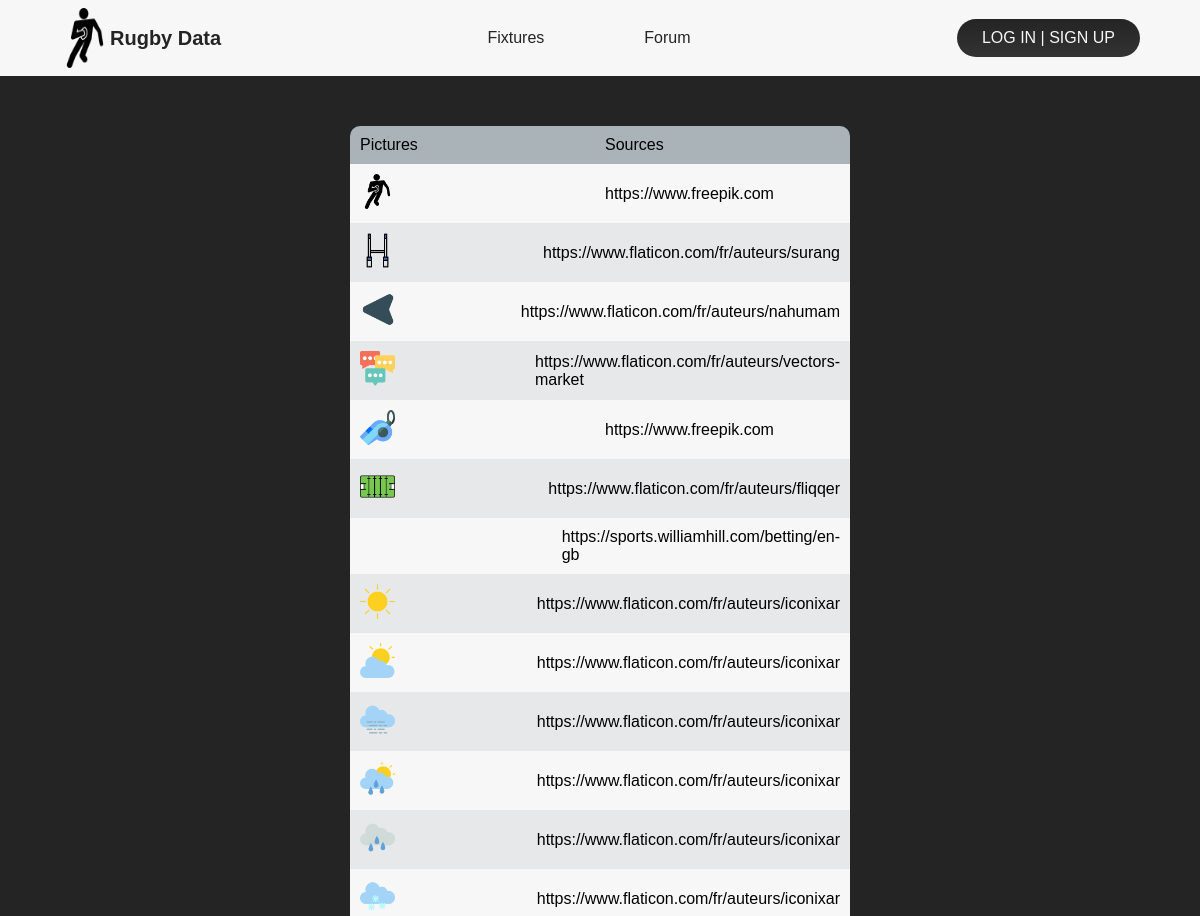
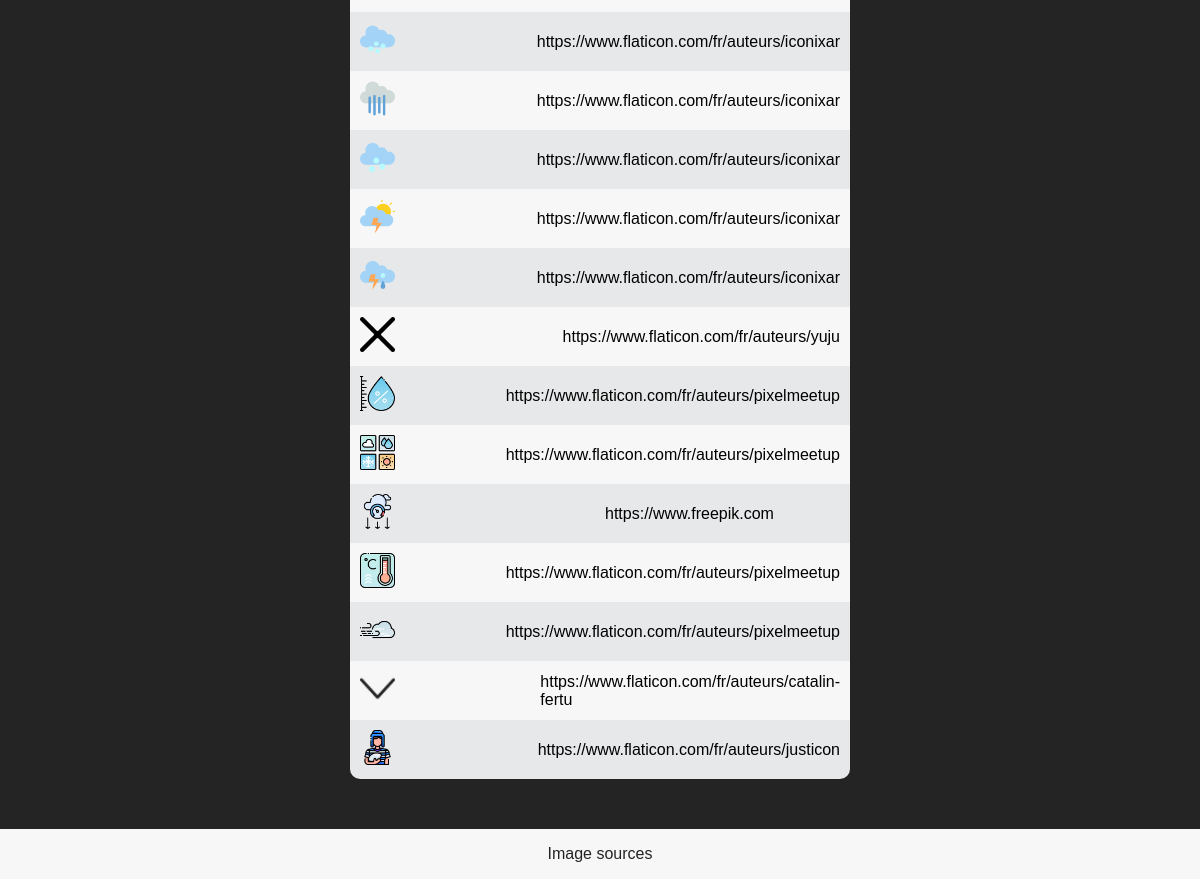
The page /image-sources/ on the database its author committed (2 pictures, top to bottom).
### website/models.py (models this page shows)
class sources(models.Model) :
    image_url = models.CharField(max_length=200, null=True)
    image_source = models.CharField(max_length=200, null=True)

### website/views.py (the view)
# urls.py: path('image-sources/', views.imgSources, name='imgSources'),
def imgSources(request) :
    img_sources = sources.objects.all()
    context = {
        'img_sources': img_sources,
    }
    return render(request, "imgSources.html", context=context)

### website/templates/imgSources.html (shortened to what this page needs)
{% load static %}
<!DOCTYPE html>
<html lang="en">
	<head>
		<link rel="stylesheet" type="text/css" href="{% static 'CSS/headerFooter.css' %}">
		<link rel="stylesheet" type="text/css" href="{% static 'CSS/sourcePages/sourcePages.css' %}">
	</head>
    <body>
        <header>
			<a href="{% url 'homePage' %}" class="logoRugby">
				<img src="{% static 'IMG/logoHeader.png' %}" alt="">
				<h1> Rugby Data </h1>
			</a>
			<ul class="menu">
				<li> <a href="{% url 'fixtures' %}"> Fixtures </a></li>
				<li> <a href="{% url 'fora' %}"> Forum </a></li>
			</ul>
			{% if user.is_authenticated %}
				<button class="button-link-connexion">
					{{ user.username}}
					|
					<a href="{% url 'logout_user' %}">Log out</a>
				</button>
			{% else %}
				<button class="button-link-connexion">
					<a href="{% url 'login_user' %}"> Log in </a>
					|
					<a href="{% url 'signup_user' %}"> Sign up </a>
				</button>
			{% endif %}
		</header>
		<div class="page">
			<div class="container-grid">
				<div class="grid-source">
					<div>
						Pictures
					</div>
					<div>
						Sources
					</div>
				</div>
				{% for source in img_sources %}
					<div class="grid-source">
						<div>
							<img src="{% static source.image_url %}" alt="">
						</div>
						<a href="{{ source.image_source }}">
							{{ source.image_source }}
						</a>
					</div>
				{% endfor %}
			</div>
		</div>
		<footer>
			<div class="plan">
				<li> <a href="{% url 'imgSources' %}"> Image sources </a> </li>
			</div>
		</footer>
    </body>
</html>

### static/CSS/headerFooter.css (style rules this page uses)
* { margin:0; padding:0; box-sizing: border-box; }
a { text-decoration: none; }
body { background-color: #242424; font-family: sans-serif; }
header { display: flex; align-items: center; justify-content: space-between; padding: 8px 5%; background-color: #F7F7F7; }
header .logoRugby { display: flex; align-items: center; }
header .logoRugby img { width: 50px; height: 60px; }
a img { display: flex; }
header .logoRugby h1 { font-size: 20px; color: #242424; }
.menu { display: flex; }
.menu li { margin-left: 100px; list-style: none; display: flex; align-items: center; }
.menu li:first-child { margin-left: 0; }
.menu li a { color: #242424; transition: 0.5s; }
.button-link-connexion { border: 0; background: transparent; }
.button-link-connexion { font-size: 16px; color: #F7F7F7; padding: 10px 25px; background: linear-gradient(#242424, #333333); border-radius: 60px; text-transform: uppercase; }
.button-link-connexion a { color: #F7F7F7; }
footer { height: 50px; background-color: #F7F7F7; display: flex; align-items: center; justify-content: center; }
.plan { display: flex; padding: 10px 5%; }
.plan li { margin-left: 250px; list-style: none; display: flex; align-items: center; }
.plan li:first-child { margin-left: 0; }
.plan li a { color: #242424; transition: 0.5s; }

### static/CSS/sourcePages/sourcePages.css (style rules this page uses)
.page { display: flex; justify-content: center; }
.container-grid { padding: 50px; width: 50%; }
.grid-source { display: grid; align-items: center; grid-template-columns: 1fr 1fr; padding: 10px; column-gap: 10px; row-gap: 10px; }
.grid-source a { text-decoration: none; color: black; }
.grid-source img { width: 35px; height: auto; }
.container-grid .grid-source:nth-child(even) { background-color: #f7f7f7; }
.container-grid .grid-source:nth-child(odd) { background-color: #e6e8e9; }
.container-grid .grid-source:first-child { background-color: #A9B3B8; border-top-left-radius: 10px; border-top-right-radius: 10px; }
.container-grid .grid-source:last-child { border-bottom-left-radius: 10px; border-bottom-right-radius: 10px; }

### rows shown on the page
sources: image_url (picture), image_source "https://www.freepik.com"
sources: image_url (picture), image_source "https://www.flaticon.com/fr/auteurs/surang"
sources: image_url (picture), image_source "https://www.flaticon.com/fr/auteurs/nahumam"
sources: image_url (picture), image_source "https://www.flaticon.com/fr/auteurs/vectors-market"
sources: image_url (picture), image_source "https://www.freepik.com"
sources: image_url (picture), image_source "https://www.flaticon.com/fr/auteurs/fliqqer"
sources: image_source "https://sports.williamhill.com/betting/en-gb"
sources: image_url (picture), image_source "https://www.flaticon.com/fr/auteurs/iconixar"
sources: image_url (picture), image_source "https://www.flaticon.com/fr/auteurs/iconixar"
sources: image_url (picture), image_source "https://www.flaticon.com/fr/auteurs/iconixar"
sources: image_url (picture), image_source "https://www.flaticon.com/fr/auteurs/iconixar"
sources: image_url (picture), image_source "https://www.flaticon.com/fr/auteurs/iconixar"
sources: image_url (picture), image_source "https://www.flaticon.com/fr/auteurs/iconixar"
sources: image_url (picture), image_source "https://www.flaticon.com/fr/auteurs/iconixar"
sources: image_url (picture), image_source "https://www.flaticon.com/fr/auteurs/iconixar"
sources: image_url (picture), image_source "https://www.flaticon.com/fr/auteurs/iconixar"
sources: image_url (picture), image_source "https://www.flaticon.com/fr/auteurs/iconixar"
sources: image_url (picture), image_source "https://www.flaticon.com/fr/auteurs/iconixar"
sources: image_url (placeholder picture), image_source "https://www.flaticon.com/fr/auteurs/yuju"
sources: image_url (picture), image_source "https://www.flaticon.com/fr/auteurs/pixelmeetup"
sources: image_url (picture), image_source "https://www.flaticon.com/fr/auteurs/pixelmeetup"
sources: image_url (picture), image_source "https://www.freepik.com"
sources: image_url (picture), image_source "https://www.flaticon.com/fr/auteurs/pixelmeetup"
sources: image_url (picture), image_source "https://www.flaticon.com/fr/auteurs/pixelmeetup"
sources: image_url (picture), image_source "https://www.flaticon.com/fr/auteurs/catalin-fertu"
sources: image_url (picture), image_source "https://www.flaticon.com/fr/auteurs/justicon"
